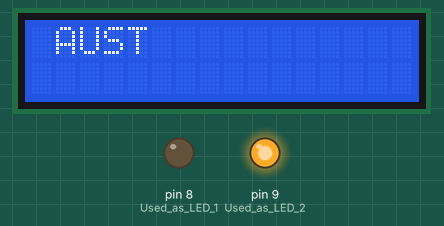
A sketch run on a simulated Arduino Uno, built with avr-gcc and run on an emulated ATmega328P. On the bench: 16×2 character LCD, output pins drawn as LEDs (lit = HIGH).

Above: at 0.15 s.
At 0.57 s:
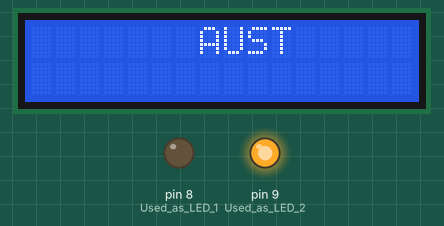
At 1.14 s:
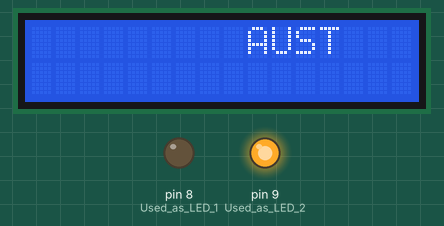
At 2.06 s:
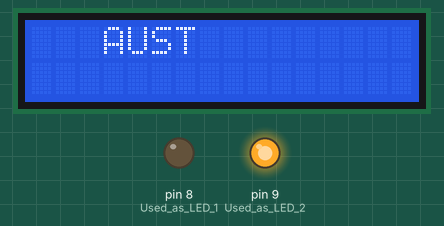
Timing chart, 0 to 40.0 s (numbered marks = the images above):
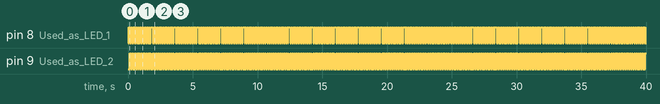

Measured:
- by itself, pin 8 (Used_as_LED_1): repeats every 1.8 s: HIGH 0.15 s, 11 × (LOW 0.07 s, HIGH 0.07 s), LOW 0.07 s
- by itself, pin 9 (Used_as_LED_2): repeats every 1.8 s: HIGH 0.07 s, LOW 0.15 s, 11 × (HIGH 0.07 s, LOW 0.07 s)
- by itself, everything shown: repeats every 1.8 s, in 24 steps

The sketch:

LCD_Q1.ino
```cpp
/* Question
The text "AUST" will move from Left-to-Right and Right-to-Left.
When char "A" is at an even position in Line-1: LED-1 will TURN ON, LED-2 will TURN OFF and "CONV" will display at line-2 on position-6. And,
when char "A" is at an odd position in Line-1: LED-1 will TURN OFF, LED-2 will TURN ON and "CONV" will not display.
*/

#include<Wire.h>
#include<LiquidCrystal_I2C.h>

LiquidCrystal_I2C lcd(0x3F,16,2);

void setup() {
  pinMode(8,OUTPUT);  // Used as LED 1. Connect LED-1 with DPin 8.
  pinMode(9,OUTPUT);  // Used as LED 2. Connect LED-2 with DPin 9.
}

void loop() {
  // put your main code here, to run repeatedly:

  for (int i=0;i<12;i++)
  {
    AUST(i);  // Called the user defined function
  }
  for (int i=12;i>=0;i--)
  {
    AUST(i);
  }
}

/* An User Defined function to write TEXT on LCD and TURN ON and OFF the LED's simultaneously */

void AUST(int position)
{
    lcd.init();   // Initialize the LCD
    lcd.backlight();    // Turn on Backlight of LCD Panel
    lcd.setCursor(position,0);   // Set cursor using loop on Line - 1
    lcd.print("AUST");
    if(position%2==0)    // Checking position (Even or Odd)
    {
      digitalWrite(8,HIGH);
      digitalWrite(9,LOW);
      lcd.setCursor(6,1);
      lcd.print("CONV");
    } else {
      digitalWrite(8,LOW);
      digitalWrite(9,HIGH);
    }
}
```
